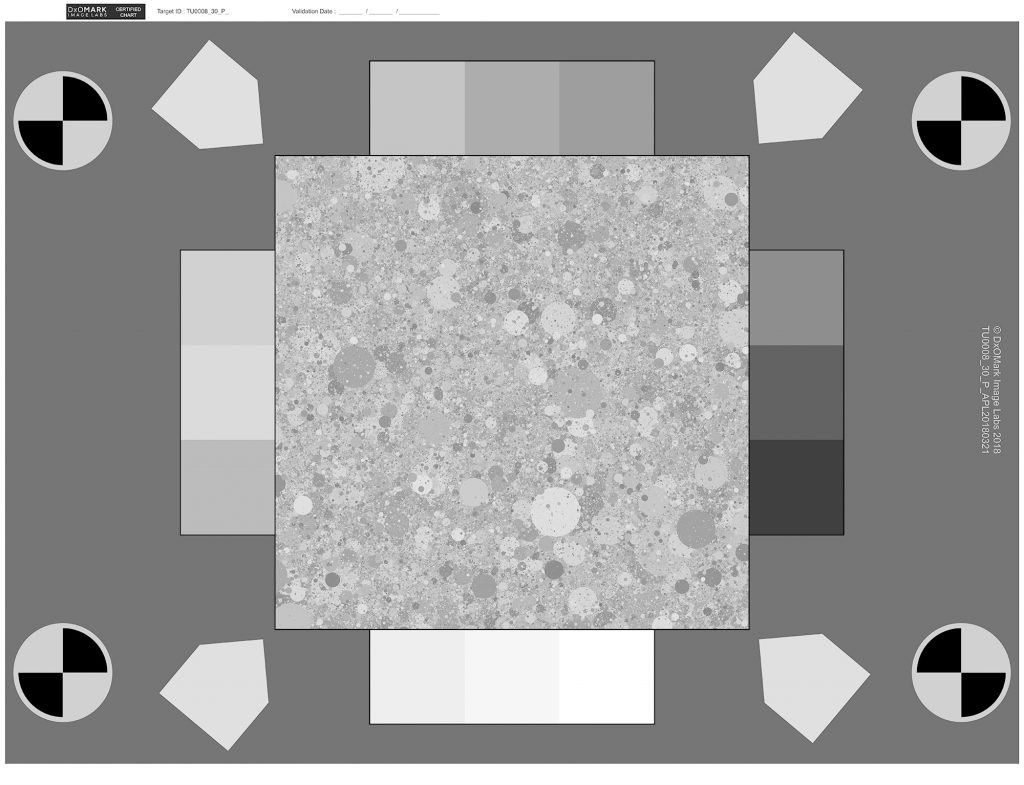
#> input picture test img/dead-leaves.jpg, 1024 x 785 px
$ python ROI_detection.py
#> lines starting #> are read from the running program, lines starting #| are printed output that depends on the picture
#> further down, im is the input picture: shape (785, 1024, 3); min 0, max 255, mean 158.1
import random
import cv2
import numpy as np

def ResizeWithAspectRatio(image, width=None, height=None, inter=cv2.INTER_AREA):
#> called with height = 600, inter = 3
    dim = None
    (h, w) = image.shape[:2]
#> h = 785; w = 1024

    if width is None and height is None:
        return image
    if width is None:
        r = height / float(h)
#> r = 0.764
        dim = (int(w * r), height)
#> dim = (782, 600)
    else:
        r = width / float(w)
        dim = (width, int(h * r))

    return cv2.resize(image, dim, interpolation=inter)

# im=cv2.imread('DXO accurate/A_5.jpg')
im=cv2.imread('dead-leaves.jpg')
im = ResizeWithAspectRatio(im, height=600)

segmentator=cv2.ximgproc.segmentation.createGraphSegmentation(
    sigma = 1,
    k=1000,
    min_size =1000
)
im = cv2.medianBlur(im, 3)
#> im: shape (600, 782, 3)

segment = segmentator.processImage(im)
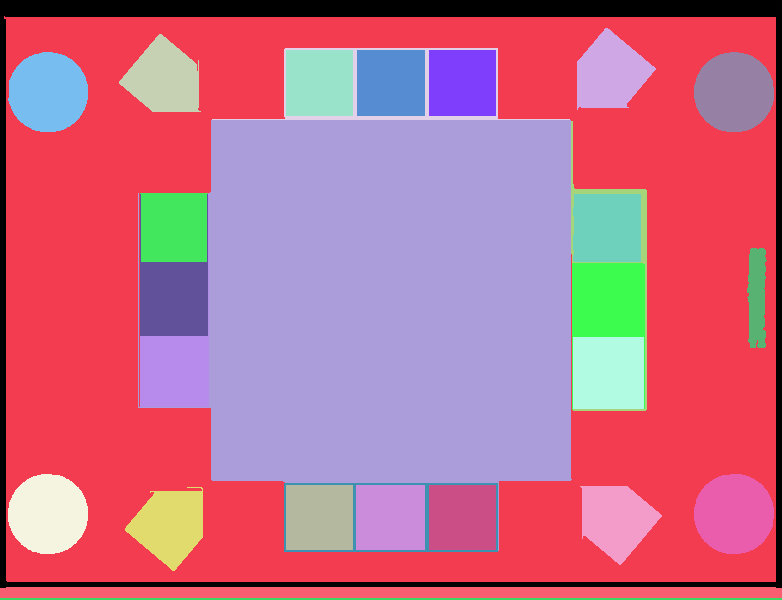
#> segment: shape (600, 782) int32; 29 distinct labels, from 0 to 28; one colour per label, 0 black
segment = np.uint8(segment)
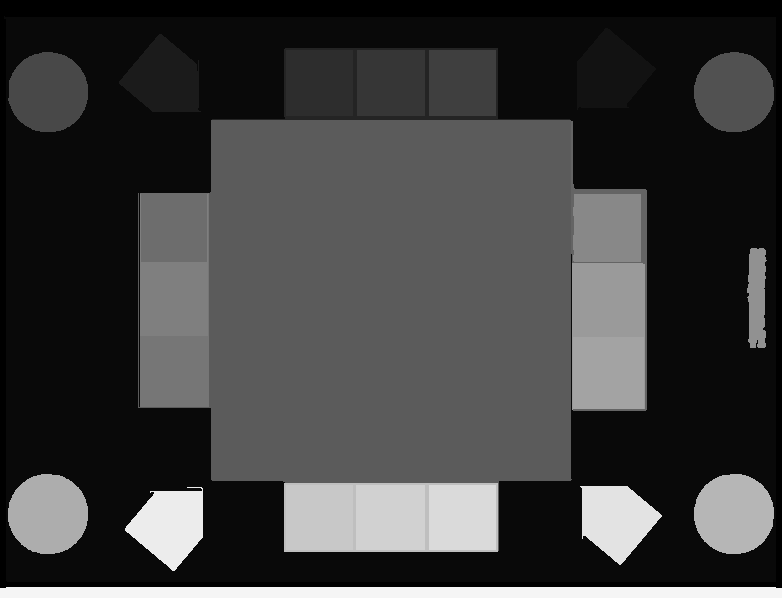
#> segment: shape (600, 782); min 0, max 28, mean 6.9; drawn with min black and max white
segment = cv2.medianBlur(segment, 3)
cv2.imshow("seg", ((segment/np.max(segment))*255).astype('uint8'))
cv2.waitKey(0)

his, bins = np.histogram(segment, bins = np.max(segment))
#> his = 28 values, max 202976 at index 1, min 1549 at index 11, mean 16757.1; bins = 29 values from 0 to 28
print(his)
#| [ 23995 202976   4233   4195   2231   4418   4484   4418   5076   5083
#|  131336   1549   4621   5109   5032   4650   1634   5545   5108   5078
#|    5087   1579   4351   4481   4351   4220   4206  10154]
print(np.argsort(his))
#| [11 21 16  4  3 26 25  2 24 22  5  7 23  6 12 15 14  8 19  9 20 18 13 17
#|  27  0 10  1]

for i in np.argsort(his)[-2:-1]:
  y, x = np.where(segment == i)

  # 計算每分割區域的上下左右邊界
  top, bottom, left, right = min(y), max(y), min(x), max(x)

  # 隨機產生顏色
  color = [random.randint(0, 255), random.randint(0, 255),random.randint(0, 255)]

  # 繪製方框
  cv2.rectangle(im, (left, bottom), (right, top), color, 5)
  cv2.imshow("Result", im)
  cv2.waitKey(0)
#> this loop made 1 pass
#> (i, top, bottom, left, right, color) on pass 1: (10, 120, 551, 139, 571, [197, 215, 20])
#> pass 1, `cv2.imshow("Result", im)`:
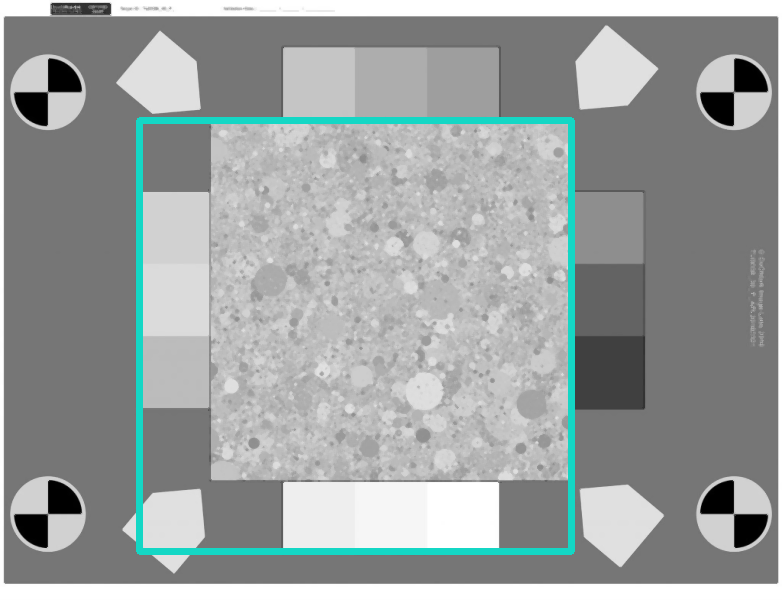
#> window 'Result': shape (600, 782, 3); mean B, G, R 159.4, 159.8, 154.8

# [11 lines of commented-out code are left out]
